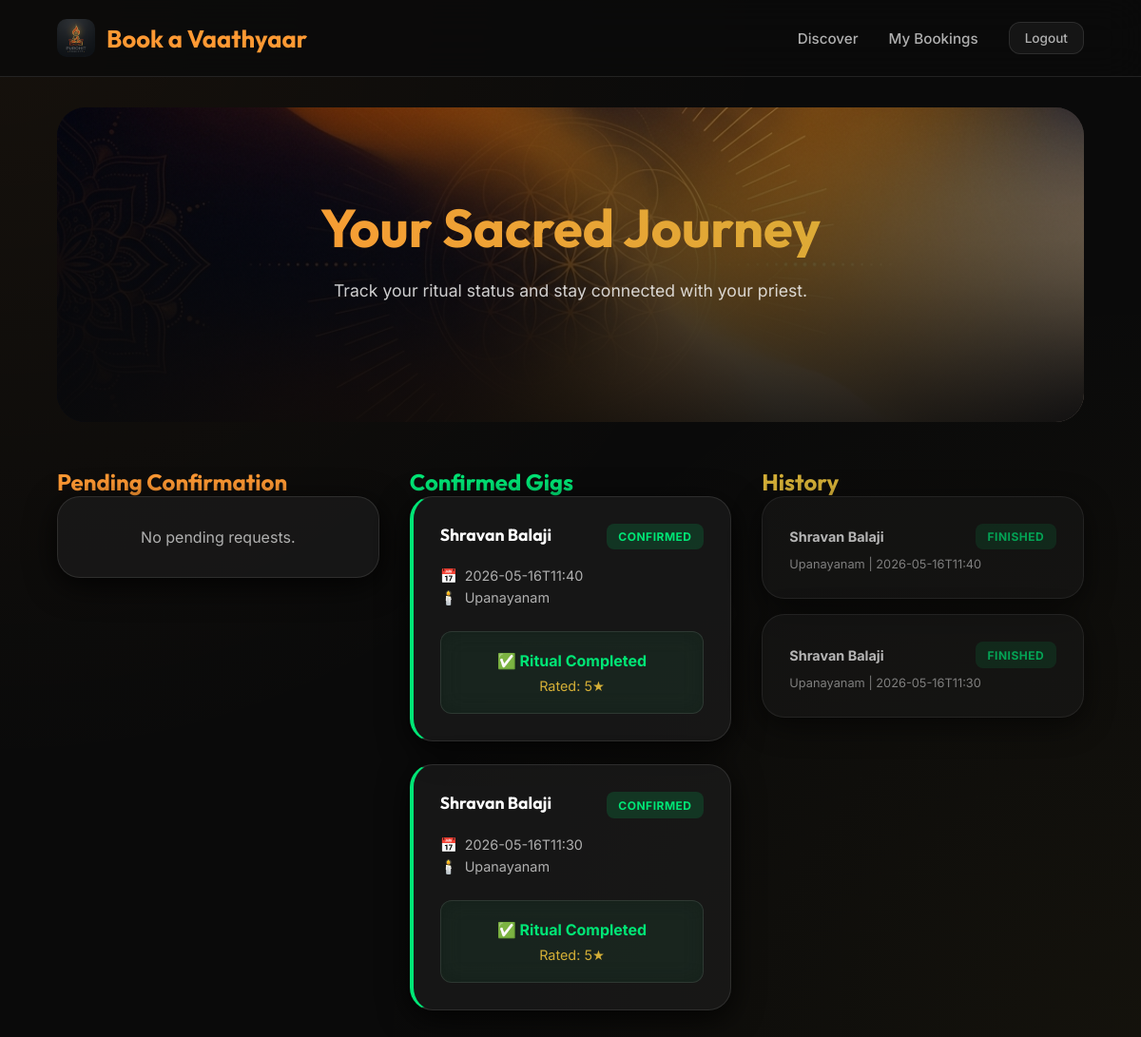
/my_bookings (signed in), run on the app's committed database.
### models.py (models this page shows)
class Booking(db.Model):
    id = db.Column(db.Integer, primary_key=True)
    normal_user_id = db.Column(db.Integer, db.ForeignKey('user.id'), nullable=False)
    priest_id = db.Column(db.Integer, db.ForeignKey('user.id'), nullable=False)
    date = db.Column(db.String(20), nullable=False) # Store as string YYYY-MM-DD for simplicity
    location_address = db.Column(db.String(255), nullable=False)
    ritual = db.Column(db.String(100), nullable=False)
    amount = db.Column(db.Float, nullable=False)
    status = db.Column(db.String(20), default='awaiting') # 'awaiting', 'confirmed', 'rejected'
    otp = db.Column(db.String(10))
    tracking_status = db.Column(db.String(20), default='not_started') # 'not_started', 'started', 'reached', 'verified'
    priest_lat = db.Column(db.Float, nullable=True)
    priest_lng = db.Column(db.Float, nullable=True)
    is_finished = db.Column(db.Boolean, default=False)
    rating = db.Column(db.Integer, nullable=True) # 1-5 Optional
    review_comment = db.Column(db.Text, nullable=True)
    created_at = db.Column(db.DateTime, default=datetime.utcnow)
    normal_user = db.relationship('User', foreign_keys=[normal_user_id], backref='my_bookings')
    priest = db.relationship('User', foreign_keys=[priest_id], backref='my_gigs')

class User(UserMixin, db.Model):
    id = db.Column(db.Integer, primary_key=True)
    role = db.Column(db.String(20), nullable=False) # 'normal' or 'priest'
    name = db.Column(db.String(100), nullable=False)
    email = db.Column(db.String(100), unique=True, nullable=False)
    password_hash = db.Column(db.String(255), nullable=False)
    gotra = db.Column(db.String(50))
    sutra = db.Column(db.String(50))
    veda = db.Column(db.String(50))
    gender = db.Column(db.String(20))
    latitude = db.Column(db.Float)
    longitude = db.Column(db.Float)
    functions_rituals = db.Column(db.Text) # comma separated list string for simplicity

### app.py (the view)
@app.route('/my_bookings')
@login_required
def my_bookings():
    if current_user.role != 'normal': return redirect(url_for('index'))
    bookings = Booking.query.filter_by(normal_user_id=current_user.id).order_by(Booking.created_at.desc()).all()
    return render_template('normal_bookings.html', bookings=bookings)

### app.py (called while the page is built)
@login_manager.user_loader
def load_user(user_id):
    return User.query.get(int(user_id))

### templates/normal_bookings.html (shortened to what this page needs)
{% extends 'base.html' %}
{% block content %}
<div class="hero fade-in">
    <div class="hero-content">
        <h1>Your Sacred Journey</h1>
        <p style="color: rgba(255,255,255,0.8); font-size: 1.1rem; margin-bottom: 2rem;">Track your ritual status and stay connected with your priest.</p>
    </div>
</div>
<div class="dashboard-grid">
    <div class="fade-in" style="animation-delay: 0.1s;">
        <h2 class="column-header" style="color: var(--primary);">Pending Confirmation</h2>
        {% for b in bookings if b.status == 'awaiting' %}
        <div class="card glass" style="margin-bottom: 1.5rem; border-left: 4px solid var(--primary);">
            <div style="display: flex; justify-content: space-between; align-items: flex-start; margin-bottom: 1rem;">
                <h3 style="margin: 0; font-size: 1.1rem;">{{ b.priest.name }}</h3>
                <span class="badge badge-awaiting">Awaiting</span>
            </div>
            <div style="font-size: 0.9rem; color: var(--text-muted); line-height: 1.6;">
                <div style="display: flex; gap: 0.5rem;">📅 <span>{{ b.date }}</span></div>
                <div style="display: flex; gap: 0.5rem;">🕯️ <span>{{ b.ritual }}</span></div>
            </div>
        </div>
        {% else %}
        <div class="card glass" style="text-align: center; padding: 2rem;">
            <p style="color: var(--text-muted);">No pending requests.</p>
        </div>
        {% endfor %}
    </div>
    <div class="fade-in" style="animation-delay: 0.2s;">
        <h2 class="column-header" style="color: var(--success);">Confirmed Gigs</h2>
        {% for b in bookings if b.status == 'confirmed' %}
        <div class="card glass" style="margin-bottom: 1.5rem; border-left: 4px solid var(--success);">
            <div style="display: flex; justify-content: space-between; align-items: flex-start; margin-bottom: 1rem;">
                <h3 style="margin: 0; font-size: 1.1rem;">{{ b.priest.name }}</h3>
                <span class="badge badge-confirmed">Confirmed</span>
            </div>
            <div style="font-size: 0.9rem; color: var(--text-muted); line-height: 1.6; margin-bottom: 1.5rem;">
                <div style="display: flex; gap: 0.5rem;">📅 <span>{{ b.date }}</span></div>
                <div style="display: flex; gap: 0.5rem;">🕯️ <span>{{ b.ritual }}</span></div>
            </div>
            <div class="glass" style="padding: 1.25rem; background: rgba(0, 230, 118, 0.05); border-radius: 12px;">
                {% if not b.is_finished %}
                    {% if b.tracking_status == 'not_started' %}
                        <p style="margin: 0; font-size: 0.85rem; color: var(--text-muted); text-align: center;">
                            Waiting for the priest to start the journey.
                        </p>
                    {% elif b.tracking_status == 'started' %}
                        <div style="text-align: center;">
                            <p style="color: var(--accent); font-weight: 700; margin-bottom: 1rem;">🛺 Priest is on the way!</p>
                            <button class="btn btn-primary" style="width: 100%;" onclick="openTrackingModal('{{ b.id }}')">
                                Track Live Location
                            </button>
                        </div>
                    {% elif b.tracking_status == 'reached' %}
                        <div style="text-align: center;">
                            <p style="color: var(--success); font-weight: 700; margin-bottom: 0.5rem;">📍 Priest has arrived!</p>
                            <div class="glass" style="display: inline-block; padding: 0.5rem 1.5rem; font-size: 1.5rem; font-weight: 800; color: var(--primary); letter-spacing: 4px; margin-bottom: 1rem;">
                                {{ b.otp }}
                            </div>
                            <p style="font-size: 0.75rem; color: var(--text-muted); margin-bottom: 1rem;">Share this OTP to start the ritual.</p>
                            <button class="btn btn-primary" style="width: 100%;" onclick="openReviewModal('{{ b.id }}')">
                                Complete & Review
                            </button>
                        </div>
                    {% endif %}
                {% else %}
                    <div style="text-align: center;">
                        <p style="color: var(--success); font-weight: 700;">✅ Ritual Completed</p>
                        {% if b.rating %}
                            <div style="color: var(--accent); font-size: 0.9rem; margin-top: 0.5rem;">Rated: {{ b.rating }}★</div>
                        {% endif %}
                    </div>
                {% endif %}
            </div>
        </div>
        {% else %}
        <div class="card glass" style="text-align: center; padding: 2rem;">
            <p style="color: var(--text-muted);">No confirmed bookings yet.</p>
        </div>
        {% endfor %}
    </div>
    <div class="fade-in" style="animation-delay: 0.3s;">
        <h2 class="column-header" style="color: var(--accent);">History</h2>
        {% for b in bookings if b.status == 'rejected' or b.is_finished %}
        <div class="card glass" style="margin-bottom: 1rem; opacity: 0.7;">
            <div style="display: flex; justify-content: space-between; align-items: center;">
                <strong style="font-size: 0.9rem;">{{ b.priest.name }}</strong>
                {% if b.status == 'rejected' %}
                    <span class="badge badge-rejected">Cancelled</span>
                {% else %}
                    <span class="badge badge-confirmed">Finished</span>
                {% endif %}
            </div>
            <p style="font-size: 0.8rem; color: var(--text-muted); margin-top: 0.5rem;">
                {{ b.ritual }} | {{ b.date }}
            </p>
        </div>
        {% else %}
        <div class="card glass" style="text-align: center; padding: 2rem;">
            <p style="color: var(--text-muted);">No booking history.</p>
        </div>
        {% endfor %}
    </div>
</div>
{% endblock %}
{% block scripts %}
<link rel="stylesheet" href="https://unpkg.com/leaflet@1.9.4/dist/leaflet.css" />
{% endblock %}

### static/css/style.css (style rules this page uses)
:root { --primary: #FF9933; --primary-hover: #E68A00; --accent: #D4AF37; --bg-dark: #0A0A0A; --bg-card: rgba(30, 30, 30, 0.6); --glass-border: rgba(255, 255, 255, 0.1); --text-main: #FFFFFF; --text-muted: #B0B0B0; --danger: #FF4D4D; --success: #00E676; --card-shadow: 0 8px 32px 0 rgba(0, 0, 0, 0.8); }
* { margin: 0; padding: 0; box-sizing: border-box; }
body { background-color: var(--bg-dark); background-image: radial-gradient(circle at 0% 0%, rgba(255, 153, 51, 0.05) 0%, transparent 50%), radial-gradient(circle at 100% 100%, rgba(212, 175, 55, 0.05) 0%, transparent 50%); color: var(--text-main); font-family: 'Inter', sans-serif; min-height: 100vh; display: flex; flex-direction: column; overflow-x: hidden; }
h1, h2, h3, .logo { font-family: 'Outfit', sans-serif; }
.glass { background: var(--bg-card); backdrop-filter: blur(12px); -webkit-backdrop-filter: blur(12px); border: 1px solid var(--glass-border); border-radius: 20px; }
.hero { position: relative; padding: 6rem 0; text-align: center; background: url('/static/images/hero_bg.png') no-repeat center center; background-size: cover; border-radius: 30px; margin-bottom: 3rem; overflow: hidden; }
.hero::before { content: ''; position: absolute; top: 0; left: 0; right: 0; bottom: 0; background: linear-gradient(to bottom, rgba(0,0,0,0.4), rgba(10,10,10,0.9)); }
.hero-content { position: relative; z-index: 1; max-width: 800px; margin: 0 auto; }
.hero h1 { font-size: 3.5rem; margin-bottom: 1.5rem; background: linear-gradient(45deg, var(--primary), var(--accent)); -webkit-background-clip: text; -webkit-text-fill-color: transparent; line-height: 1.1; }
.card { background: var(--bg-card); backdrop-filter: blur(10px); border-radius: 24px; padding: 1.75rem; border: 1px solid var(--glass-border); box-shadow: var(--card-shadow); transition: all 0.4s cubic-bezier(0.175, 0.885, 0.32, 1.275); }
.dashboard-grid { display: grid; grid-template-columns: repeat(auto-fill, minmax(320px, 1fr)); gap: 2rem; }
.badge { padding: 0.4rem 0.8rem; border-radius: 8px; font-size: 0.75rem; font-weight: 700; text-transform: uppercase; letter-spacing: 0.5px; }
.badge-confirmed { background: rgba(0, 230, 118, 0.15); color: var(--success); }
.fade-in { animation: fadeIn 0.8s ease-out; }

### data on the page
Booking: priest.name "Shravan Balaji", date "2026-05-16T11:40", ritual "Upanayanam", rating "5", status "FINISHED"
Booking: priest.name "Shravan Balaji", date "2026-05-16T11:30", ritual "Upanayanam", rating "5", status "FINISHED"
